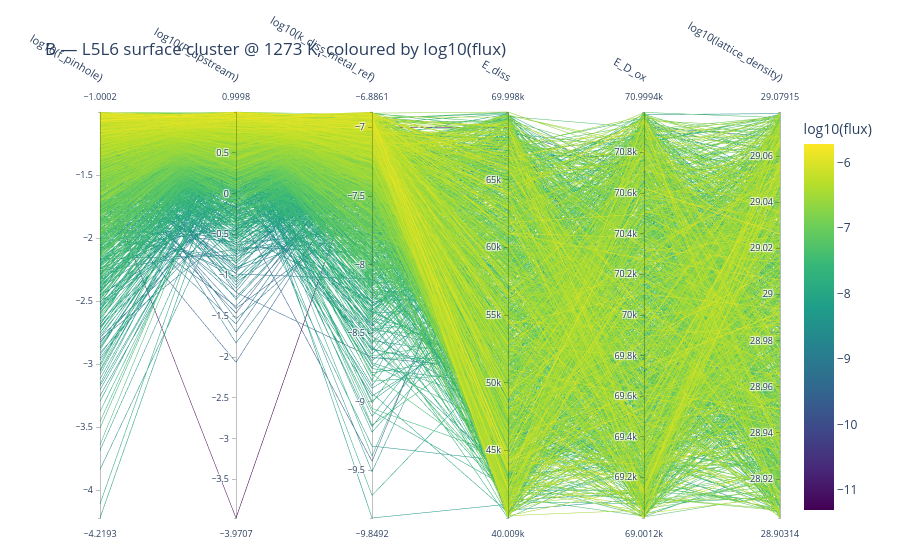
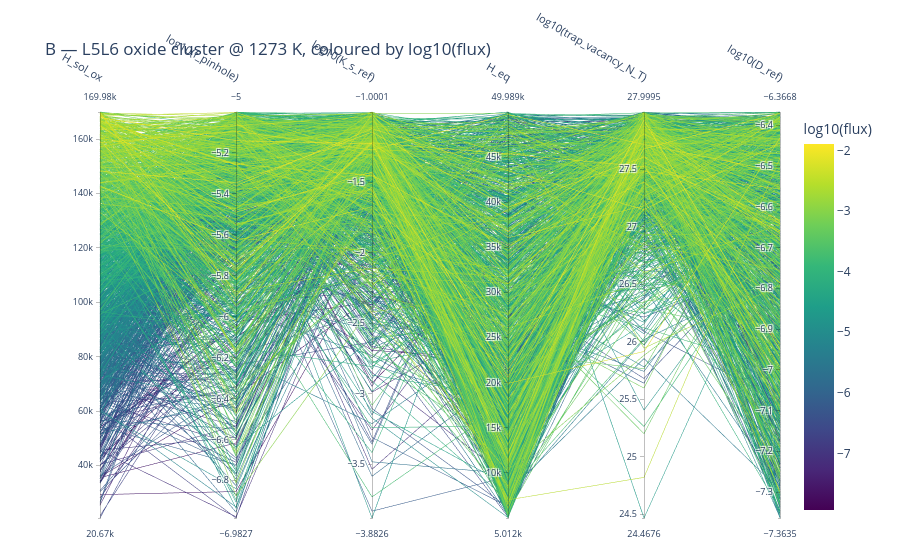
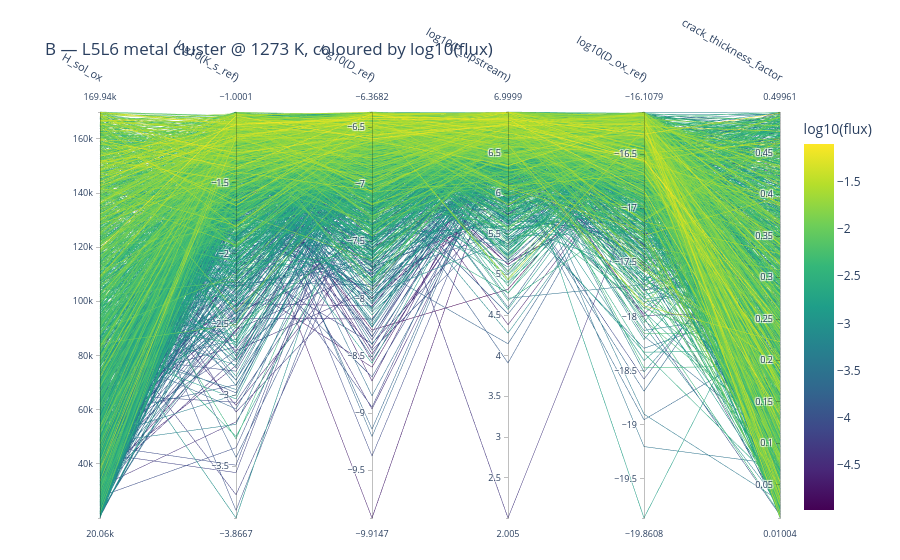

The notebook cell these images were saved under, in order:
### Markdown cell above
## B — per-regime clusters coloured by log10(flux)

One PCP per regime, axes = that regime's top-6 δ drivers, colour = `log10(flux)`. Clean
within-regime view (no cross-preset mixing).

### Code cell
figsB = {}
for r in REGIMES:
    dims = top_drivers(routeB_T, r, 'flux', k=6)
    sub  = master_T[master_T['regime'] == r]
    figsB[r] = parallel_coordinates_samples(
        sub, dims, color_by='flux', log_dims=logsub(dims),
        title=f'B — L5L6 {r} cluster @ {T_SHOW} K, coloured by log10(flux)',
        save_html=os.path.join(FIG_DIR, f'pcp_B_{r}.html'))
    print(f"{r:8s}: n={len(sub)}  axes={dims}")

for r in REGIMES:
    figsB[r].show()

### Figure 1 — Plotly figure (JSON) as saved in the notebook; plotly's stock layout.template omitted (floating-point values rounded to 4 significant figures; data arrays with more than 128 entries replaced by an {"elided": "..."} marker saying what was removed)
{"data": [{"dimensions": [{"label": "log10(f_pinhole)", "values": {"elided": "1671 float values"}}, {"label": "log10(P_upstream)", "values": {"elided": "1671 float values"}}, {"label": "log10(k_diss_metal_ref)", "values": {"elided": "1671 float values"}}, {"label": "E_diss", "values": {"elided": "1671 float values"}}, {"label": "E_D_ox", "values": {"elided": "1671 float values"}}, {"label": "log10(lattice_density)", "values": {"elided": "1671 float values"}}], "labelangle": 30, "labelfont": {"size": 11}, "labelside": "top", "line": {"color": {"elided": "1671 float values"}, "colorbar": {"title": {"text": "log10(flux)"}}, "colorscale": [[0, "#440154"], [0.1111, "#482878"], [0.2222, "#3e4989"], [0.3333, "#31688e"], [0.4444, "#26828e"], [0.5556, "#1f9e89"], [0.6667, "#35b779"], [0.7778, "#6ece58"], [0.8889, "#b5de2b"], [1, "#fde725"]], "showscale": true}, "rangefont": {"size": 9}, "tickfont": {"size": 9}, "type": "parcoords"}], "layout": {"font": {"size": 12}, "margin": {"b": 40, "l": 100, "r": 120, "t": 110}, "title": {"text": "B — L5L6 surface cluster @ 1273 K, coloured by log10(flux)"}}}

### Figure 2 — Plotly figure (JSON) as saved in the notebook; plotly's stock layout.template omitted (floating-point values rounded to 4 significant figures; data arrays with more than 128 entries replaced by an {"elided": "..."} marker saying what was removed)
{"data": [{"dimensions": [{"label": "H_sol_ox", "values": {"elided": "1685 float values"}}, {"label": "log10(f_pinhole)", "values": {"elided": "1685 float values"}}, {"label": "log10(K_s_ref)", "values": {"elided": "1685 float values"}}, {"label": "H_eq", "values": {"elided": "1685 float values"}}, {"label": "log10(trap_vacancy_N_T)", "values": {"elided": "1685 float values"}}, {"label": "log10(D_ref)", "values": {"elided": "1685 float values"}}], "labelangle": 30, "labelfont": {"size": 11}, "labelside": "top", "line": {"color": {"elided": "1685 float values"}, "colorbar": {"title": {"text": "log10(flux)"}}, "colorscale": [[0, "#440154"], [0.1111, "#482878"], [0.2222, "#3e4989"], [0.3333, "#31688e"], [0.4444, "#26828e"], [0.5556, "#1f9e89"], [0.6667, "#35b779"], [0.7778, "#6ece58"], [0.8889, "#b5de2b"], [1, "#fde725"]], "showscale": true}, "rangefont": {"size": 9}, "tickfont": {"size": 9}, "type": "parcoords"}], "layout": {"font": {"size": 12}, "margin": {"b": 40, "l": 100, "r": 120, "t": 110}, "title": {"text": "B — L5L6 oxide cluster @ 1273 K, coloured by log10(flux)"}}}

### Figure 3 — Plotly figure (JSON) as saved in the notebook; plotly's stock layout.template omitted (floating-point values rounded to 4 significant figures; data arrays with more than 128 entries replaced by an {"elided": "..."} marker saying what was removed)
{"data": [{"dimensions": [{"label": "H_sol_ox", "values": {"elided": "1729 float values"}}, {"label": "log10(K_s_ref)", "values": {"elided": "1729 float values"}}, {"label": "log10(D_ref)", "values": {"elided": "1729 float values"}}, {"label": "log10(P_upstream)", "values": {"elided": "1729 float values"}}, {"label": "log10(D_ox_ref)", "values": {"elided": "1729 float values"}}, {"label": "crack_thickness_factor", "values": {"elided": "1729 float values"}}], "labelangle": 30, "labelfont": {"size": 11}, "labelside": "top", "line": {"color": {"elided": "1729 float values"}, "colorbar": {"title": {"text": "log10(flux)"}}, "colorscale": [[0, "#440154"], [0.1111, "#482878"], [0.2222, "#3e4989"], [0.3333, "#31688e"], [0.4444, "#26828e"], [0.5556, "#1f9e89"], [0.6667, "#35b779"], [0.7778, "#6ece58"], [0.8889, "#b5de2b"], [1, "#fde725"]], "showscale": true}, "rangefont": {"size": 9}, "tickfont": {"size": 9}, "type": "parcoords"}], "layout": {"font": {"size": 12}, "margin": {"b": 40, "l": 100, "r": 120, "t": 110}, "title": {"text": "B — L5L6 metal cluster @ 1273 K, coloured by log10(flux)"}}}
